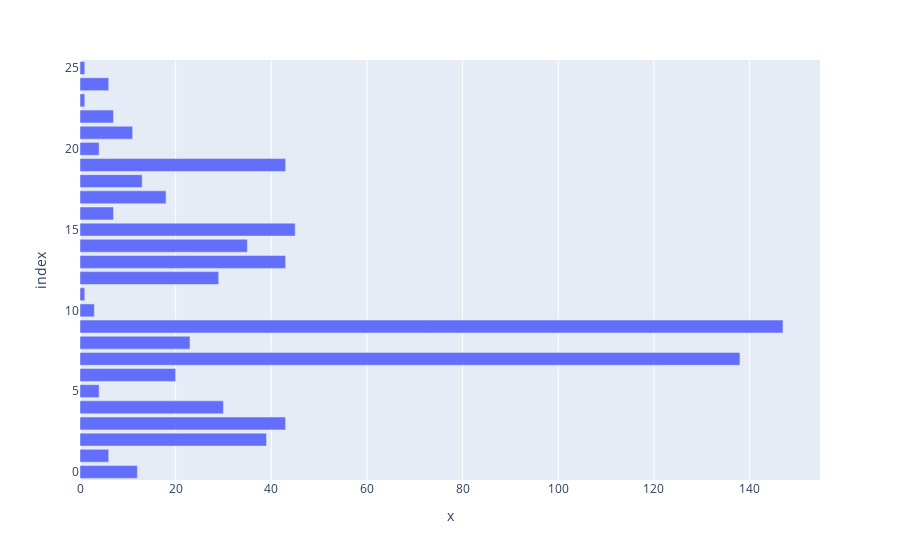

Source (notebook cell):
### Code cell
#matplotlib 
px.bar(df['Name of State / UT'],df['Total Cases'])

### Figure 1 — Plotly figure (JSON) as saved in the notebook; plotly's stock layout.template omitted (floating-point values rounded to 4 significant figures)
{"data": [{"alignmentgroup": "True", "hovertemplate": "x=%{x}<br>index=%{y}<extra></extra>", "legendgroup": "", "marker": {"color": "#636efa"}, "name": "", "offsetgroup": "", "orientation": "h", "showlegend": false, "textposition": "auto", "type": "bar", "x": [12, 6, 39, 43, 30, 4, 20, 138, 23, 147, 3, 1, 29, 43, 35, 45, 7, 18, 13, 43, 4, 11, 7, 1, 6, 1], "xaxis": "x", "y": [0, 1, 2, 3, 4, 5, 6, 7, 8, 9, 10, 11, 12, 13, 14, 15, 16, 17, 18, 19, 20, 21, 22, 23, 24, 25], "yaxis": "y"}], "layout": {"barmode": "relative", "legend": {"tracegroupgap": 0}, "margin": {"t": 60}, "xaxis": {"anchor": "y", "domain": [0, 1], "title": {"text": "x"}}, "yaxis": {"anchor": "x", "domain": [0, 1], "title": {"text": "index"}}}}
